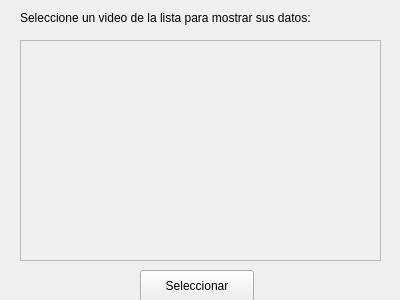
<?xml version="1.0" encoding="UTF-8"?>
<ui version="4.0">
 <class>Form</class>
 <widget class="QWidget" name="Form">
  <property name="geometry">
   <rect>
    <x>0</x>
    <y>0</y>
    <width>400</width>
    <height>300</height>
   </rect>
  </property>
  <property name="windowTitle">
   <string>Form</string>
  </property>
  <widget class="QScrollArea" name="scrollArea">
   <property name="geometry">
    <rect>
     <x>20</x>
     <y>40</y>
     <width>361</width>
     <height>221</height>
    </rect>
   </property>
   <property name="widgetResizable">
    <bool>true</bool>
   </property>
   <widget class="QWidget" name="scrollAreaWidgetContents">
    <property name="geometry">
     <rect>
      <x>0</x>
      <y>0</y>
      <width>359</width>
      <height>219</height>
     </rect>
    </property>
   </widget>
  </widget>
  <widget class="QPushButton" name="pushButton">
   <property name="geometry">
    <rect>
     <x>140</x>
     <y>270</y>
     <width>114</width>
     <height>32</height>
    </rect>
   </property>
   <property name="text">
    <string>Seleccionar</string>
   </property>
  </widget>
  <widget class="QLabel" name="label">
   <property name="geometry">
    <rect>
     <x>20</x>
     <y>10</y>
     <width>361</width>
     <height>16</height>
    </rect>
   </property>
   <property name="text">
    <string>Seleccione un video de la lista para mostrar sus datos:</string>
   </property>
  </widget>
 </widget>
 <resources/>
 <connections/>
</ui>
